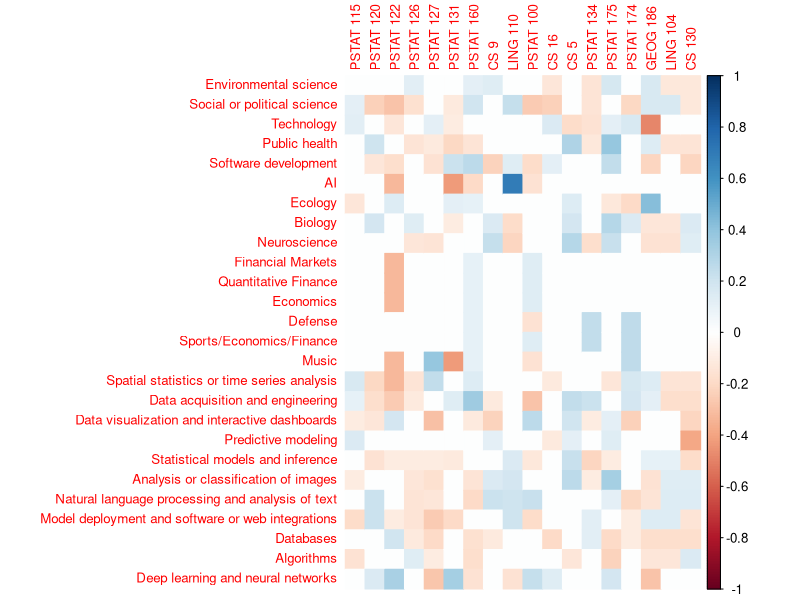
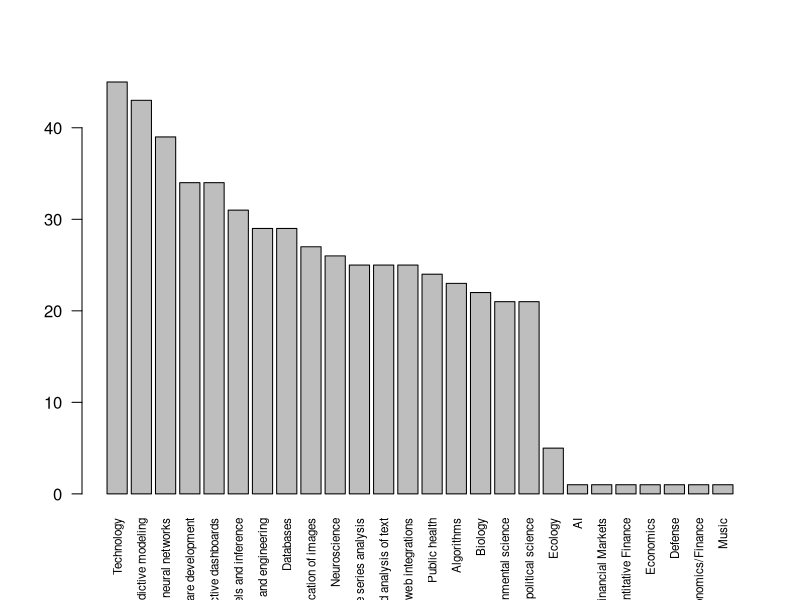
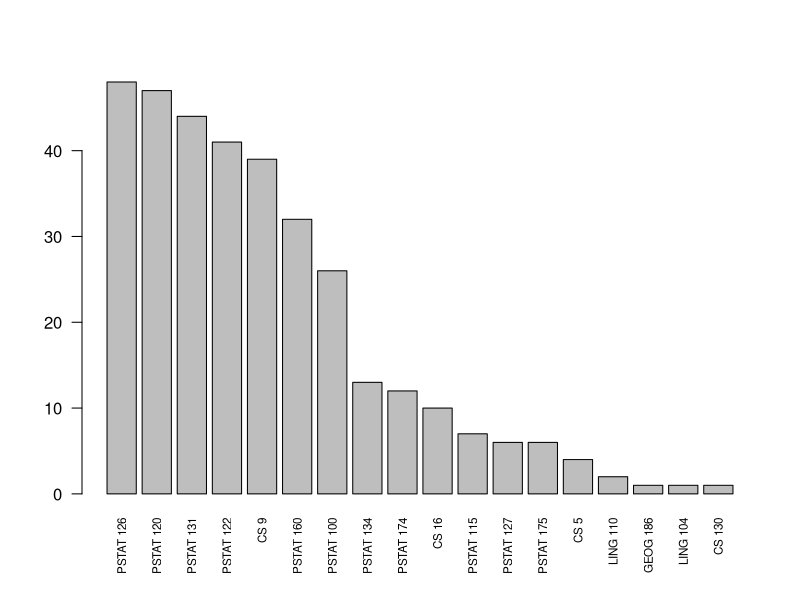

The R script that drew these images, in order:
# Download libraries
library(readr)
library(dplyr)
library(ggplot2)
library(corrplot)

# Read and view dataset
df <- read_csv("data/background_interest_processed.csv")

head(df)
dim(df)
glimpse(df)

# Take columns
proj_interest <- df[, 31:56]
glimpse(proj_interest)

classes_taken <- df[, 13:30]
glimpse(classes_taken)

# Correlation heat map
cross <- cor(proj_interest, classes_taken, use = "pairwise.complete.obs")
dim(cross)

# Plot it
cross_f <- cross
cross_f[abs(cross_f) < 0.1] <- 0     # adjust the threshold
corrplot(cross_f, method = "color", is.corr = TRUE, number.cex = 0.6, tl.cex = 0.8)

# Barplots of number of each project interested in or class taken
barplot(sort(colSums(proj_interest), decreasing = TRUE), las = 2, cex.names = 0.7)
barplot(sort(colSums(classes_taken), decreasing = TRUE), las = 2, cex.names = 0.7)
